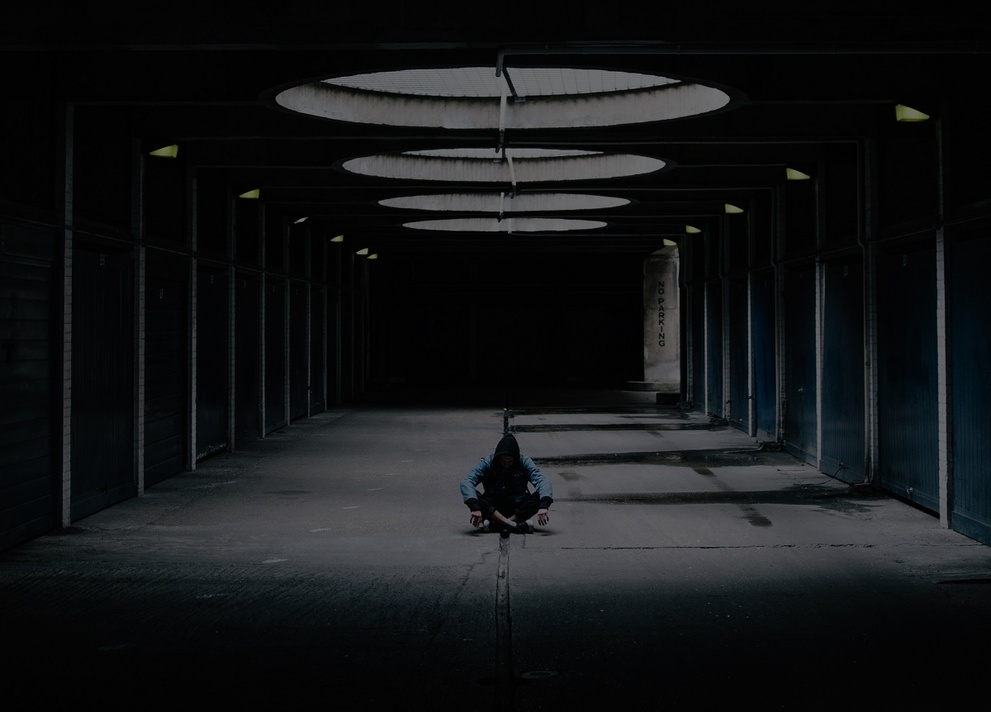
#> input picture 006-Mejorar imagen/oscuro.jpg, 991 x 712 px, shrunk from 1200 x 862 before the run
$ python 005-mapeo.py
#> lines starting #> are read from the running program, lines starting #| are printed output that depends on the picture; long printed decimals are rounded
from PIL import Image

imagen = Image.open("oscuro.jpg")
#> imagen is the input picture: PIL image 991x712 RGB; mean R, G, B 20.3, 22.1, 23.5
pixeles = imagen.load()

anchura,altura = imagen.size
#> anchura = 991; altura = 712
max = 0
min = 100000000
for x in range(0,anchura):
    for y in range(0,altura):
        r,v,a = pixeles[x,y]
        luminancia = (r+v+a)/3
        if luminancia > max:
            max = luminancia
        if luminancia < min:
            min = luminancia
#> after the loop, max = 127.3; min = 0
print(max,min)
#| 127.333 0.0
factor = 255/max
#> factor = 2
for x in range(0,anchura):
    for y in range(0,altura):
        r,v,a = pixeles[x,y]
        pixeles[x,y] = (
            round(r*factor),
            round(v*factor),
            round(a*factor)
            )

imagen.save("retocado.jpg")
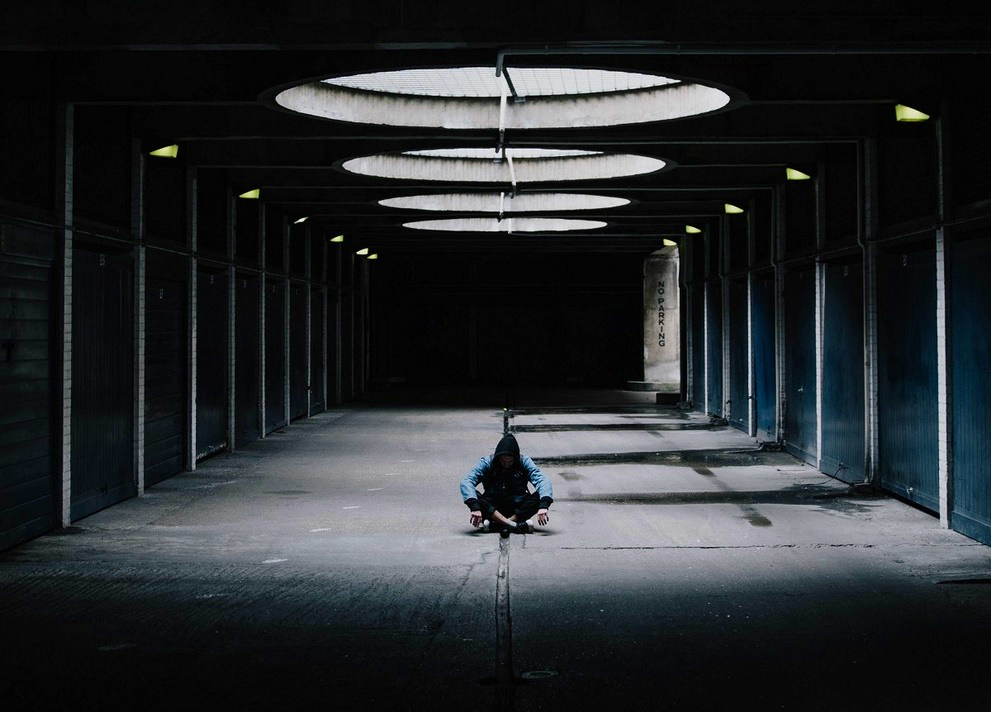
#> saved as retocado.jpg: PIL image 991x712 RGB; mean R, G, B 40.5, 44.2, 47.1
